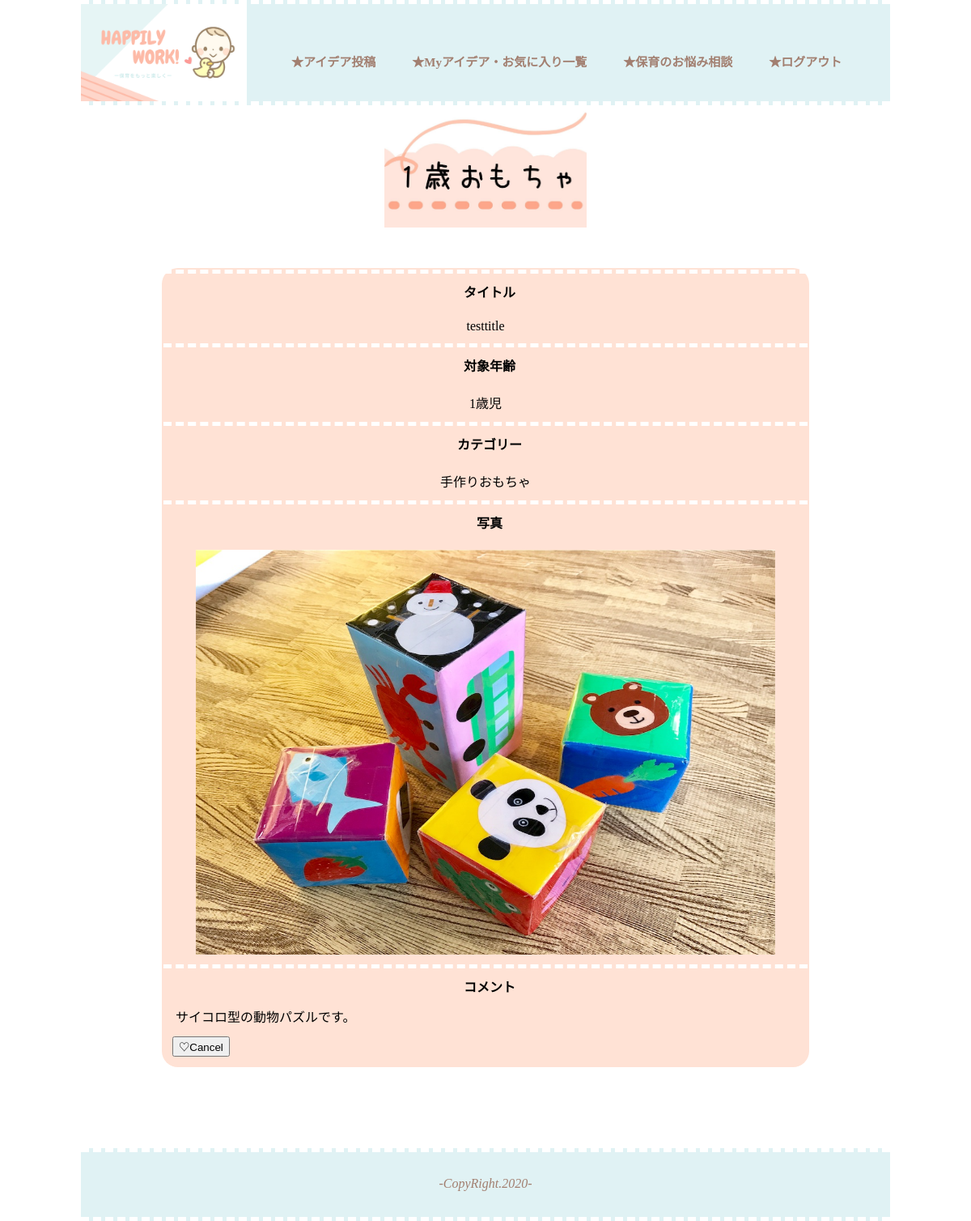
/one_o.php (signed in), run on the app's committed database.
### tables this page shows
CREATE TABLE `ideas` (
  `id` int(11) NOT NULL,
  `user_id` int(11) NOT NULL,
  `title` varchar(64) NOT NULL,
  `age_id` int(11) NOT NULL,
  `category_id` int(11) NOT NULL,
  `image` varchar(255) NOT NULL,
  `comment` varchar(255) NOT NULL
);

### php.Original/config/config.php (called while the page is built)
<?php
 $host = 'localhost';
 $dbname = 'original_php';
 $user = 'a.kayama';
 $pass = 'jmag5624';

### php.Original/model/DB.php (called while the page is built, shortened)
<?php
 class DB {
   private $host;
   private $dbname;
   private $user;
   private $pass;
   function __construct($host, $dbname, $user, $pass) {
     $this->host = $host;
     $this->dbname = $dbname;
     $this->user = $user;
     $this->pass = $pass;
   }
   public function connectDB() {
     $this->connect = new PDO('mysql:host='.$this->host.';dbname='.$this->dbname.';charset=utf8', $this->user, $this->pass);
   }
 }

### php.Original/model/User.php (called while the page is built, shortened)
<?php
 require_once("DB.php");
class User extends DB {
 public function favoriteAdd($user,$idea){
   $sql = 'SELECT * FROM favorites WHERE user_id=? AND idea_id=?';
   $stmt = $this->connect->prepare($sql);
   $param = array($user,$idea);
   $stmt->execute($param);
   $res = $stmt->fetch();
   return $res;
 }
 public function one_o() {
    $sql = 'SELECT * FROM ideas WHERE category_id="1" AND age_id="1" ';
    $stmt = $this->connect->prepare($sql);
    $stmt->execute();
    $result = $stmt->fetchAll();
    return $result;
 }
}

### one_o.php (the view, shortened to what this page needs)
<?php
require_once("php.Original/config/config.php");
require_once("php.Original/model/User.php");
try{
  $user = new User($host, $dbname, $user, $pass);
  $user->connectDB();
  $result = $user->one_o();
  } catch(PDOException $e) {
    echo "エラー:".$e->getMessage()."<br>";
  }
?>
<!DOCTYPE html>
<html lang="ja">
  <head>
    <link rel="stylesheet" type="text/css" href="php.Original/css/agecategory.css">
    <link rel="stylesheet" type="text/css" href="php.Original/css/base.css">
  </head>
  <body>
    <div id="wrapper">
    <img id="tro_logo" src="php.Original/image/1-omo-logo.jpg" alt="1歳児おもちゃロゴ">
    <div class="idea-box">
    <?php foreach ($result as $row): ?>
      <table id="idea-1">
       <tr><th>タイトル</th></tr>
       <tr><td class="ct"><?php echo $row['title'] ?></td></tr>
       <tr><th>対象年齢</th></tr>
       <tr><td class="ct"><?php  if($row['age_id'] =="1") { echo "1歳児" ;}?></td></tr>
       <tr><th>カテゴリー</th></tr>
       <tr><td class="ct"><?php  if($row['category_id'] =="1") { echo "手作りおもちゃ" ;}?></td></tr>
       <tr><th>写真</th></tr>
       <tr><td class="ct"><img id ="photo" src="php.Original/css/img/<?php echo $row['image']; ?>" ></td></tr>
       <tr><th>コメント</th></tr>
       <tr><td class="left-c"><?php echo $row['comment'] ?></td></tr>
       <tr><td>
         <button type="button" id ="<?php echo $row['id'] ?>" name="favorite" class="favorite_btn">
         <?php if(!$user->favoriteAdd($_SESSION['User']['id'],$row['id'])): ?>
           ♡Cancel
         <?php else: ?>
           ♥Favorite!
         <?php endif; ?>
       </button>
       </tr></td>
     </table>
    <?php endforeach; ?>
   </div>
  </div>
  </body>
</html>

### php.Original/css/agecategory.css (style rules this page uses)
#tro_logo { width: 250px; display: block; margin: 0 auto 50px auto; }
#photo { width: 90%; height: 500px; margin: 0 auto; display: block; }
.ct { text-align: center; padding: 10px 0 10px 0; }
#idea-1 { background-color: rgb(255, 226, 213); border-radius: 20px; width: 80%; margin: 0 0 20px 0; }
#idea-1 th { border-top: 5px dashed white; padding: 10px 0 10px 10px; }
.idea-box { width: 1000px; display: flex; justify-content: space-around; flex-wrap: wrap; }
.left-c { text-align: left; padding-left: 15px; padding-bottom: 10px; white-space: pre-wrap; }

### php.Original/css/base.css (style rules this page uses)
body { margin: 0; padding: 0; display: block; }
#wrapper { width: 1000px; margin: 0 auto; }
#logo2 { width: 205px; height: 120px; }
a { text-decoration: none; color: rgb(162, 127, 112); }
li { list-style-type: none; }
#g-navi { display: flex; border-bottom: 5px dashed white; border-top: 5px dashed white; height: 120px; background-color: rgb(224, 242, 244); width: 1000px; margin: 0 auto; }
#g-navi li { margin-left: 45px; font-size: 15px; font-weight: bold; }
#g-navi ul { padding: 0; }
.navigation { display: flex; margin-top: 60px; margin-left: 10px; }
footer { height: 80px; background-color: rgb(224, 242, 244); border-top: 5px dashed white; border-bottom: 5px dashed white; width: 1000px; margin: 80px auto 0 auto; }
address { text-align: center; padding-top: 30px; color: rgb(162, 127, 112); }
.favorite_btn { margin: 0 0 10px 10px; }

### data on the page
ideas: title "testtitle", shows "1歳児", shows "手作りおもちゃ", image (picture), comment "サイコロ型の動物パズルです。"
